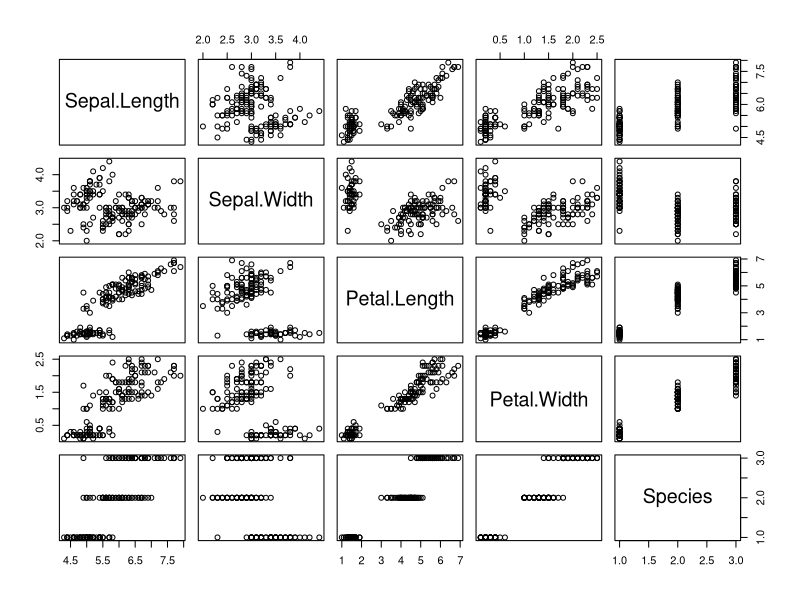
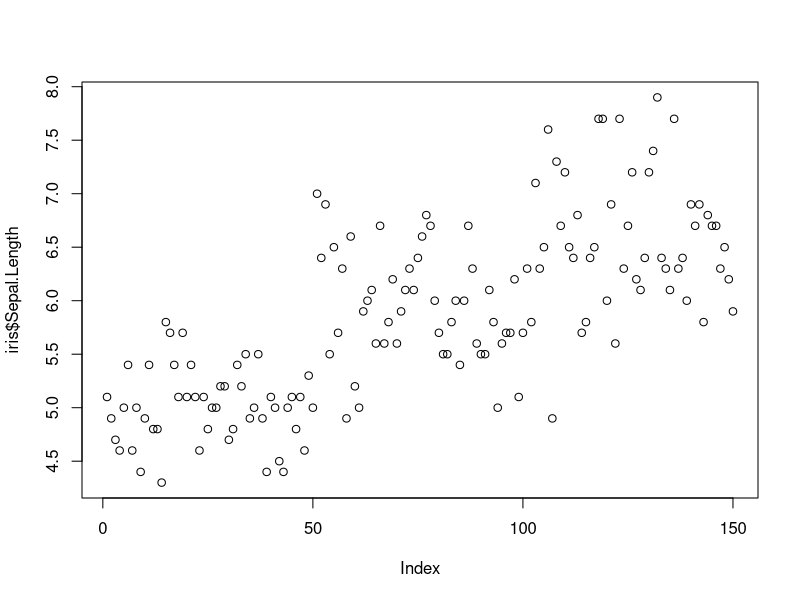
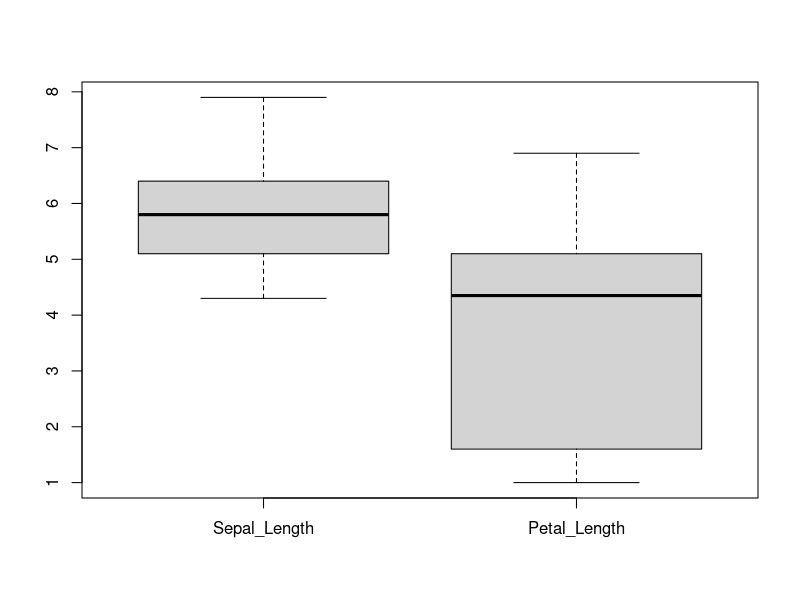
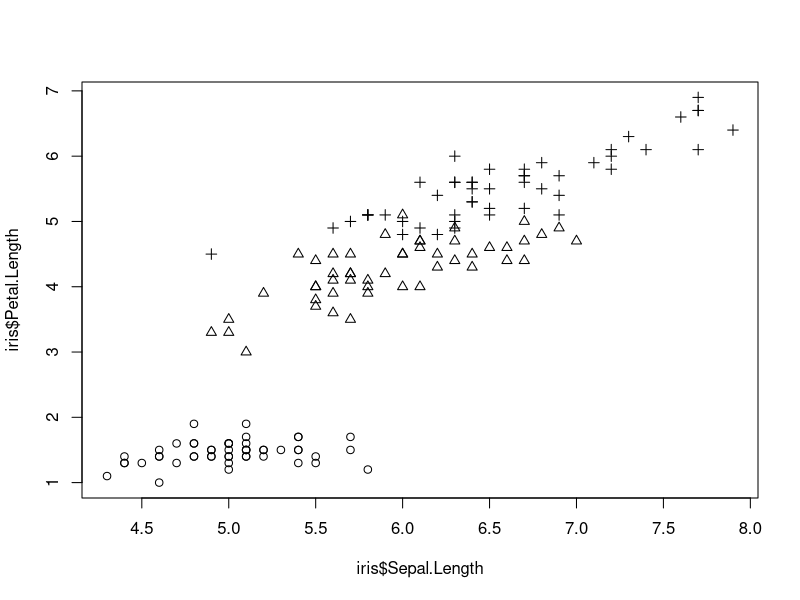
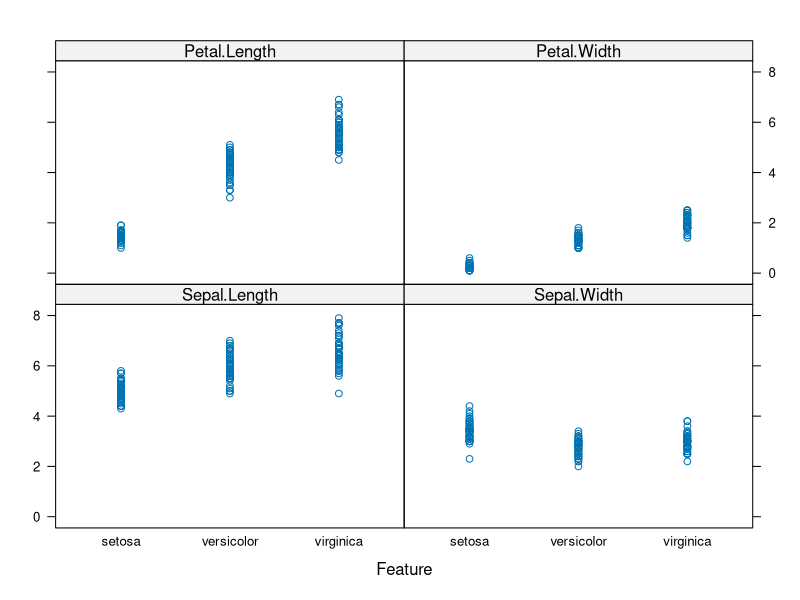

These charts were generated, in order, by the following R code:
head(iris)
tail(iris)
summary(iris)
str(iris)
plot(iris)
plot(iris$Sepal.Length)
Sepal_Length<-iris[,1]
Petal_Length<-iris[,3]
temp<-cbind(Sepal_Length,Petal_Length)
boxplot(temp)
plot(iris$Sepal.Length, iris$Petal.Length, pch=as.numeric(iris$Species))

install.packages("caret")
library(caret)
featurePlot(iris[,1:4],iris$Species)
